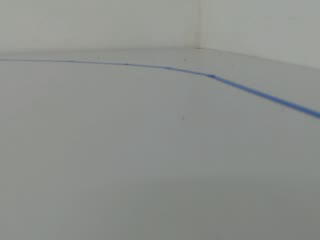
#> input picture frame 107 of output.avi, 320 x 240 px, given in place of the camera
$ python testefoto.py
#> lines starting #> are read from the running program, lines starting #| are printed output that depends on the picture; after the words box and inside, x2 and y2 are one past the last pixel; in counts of white or black regions, pixels touching at a corner belong together
import numpy as np
import time
import cv2 as cv
from datetime import datetime
import serial
import matplotlib.pyplot as plt

# change the resolution and fps to match your device
fps = 30.0
height = 240.0
width = 320.0

x_start = int(width / 2 - width / 4)
x_end = int(width / 2 + width / 4)
y_start = int(height / 2 - height / 4)
y_end = int(height / 2 + height / 4)

V = 35
s = 35


def get_mask_pista(img):
    # print(img.shape)
    img_hsv = cv.cvtColor(img, cv.COLOR_BGR2HSV)
    b, g, r = cv.split(img)
    h, s, v = cv.split(img_hsv)

    new_img = np.zeros_like(img)

    new_img[(s > 50) & (b > g) & (b > r)] = (255, 255, 255)

    return new_img


# [20 lines left out: function get_dom_color, not called in this run]


# Detecta círculos
def detecta_placa(img):
    stop = False
    limit_x = int(2 * width / 3)
    # bimg = cv.medianBlur(img, 5)
    img_hsv = cv.cvtColor(img, cv.COLOR_BGR2HSV)

    h, s, v = cv.split(img_hsv)
    b, g, r = cv.split(img)

    new_img = np.zeros_like(img)
    new_img[(b > g) & (b > r) & (v > V) & (s > 50)] = (255, 255, 255)

    cimg = cv.cvtColor(new_img, cv.COLOR_BGR2GRAY)

    circles = cv.HoughCircles(
        cimg[0 : int(height / 3), int(2 * width / 3) : int(width)],
        cv.HOUGH_GRADIENT,
        1,
        5,
        param1=50,
        param2=15,
        minRadius=5,
        maxRadius=20,
    )

    if circles is not None:
        circles = np.uint16(np.around(circles))
        # print("len = ", len(circles))
        # print(circles)

        if circles[0][0][2] < 4:
            cv.circle(
                new_img,
                (circles[0][0][0] + limit_x, circles[0][0][1]),
                circles[0][0][2],
                (255, 0, 0),
                2,
            )
        elif circles[0][0][2] < 10:
            cv.circle(
                new_img,
                (circles[0][0][0] + limit_x, circles[0][0][1]),
                circles[0][0][2],
                (0, 255, 255),
                2,
            )
        else:
            cv.circle(
                new_img,
                (circles[0][0][0] + limit_x, circles[0][0][1]),
                circles[0][0][2],
                (0, 0, 255),
                2,
            )

            stop = True

        cv.circle(
            new_img, (circles[0][0][0] + limit_x, circles[0][0][1]), 2, (0, 0, 255), 3
        )

    return [new_img, stop]


def canny(img):
    if len(img.shape) == 3:
        gray = cv.cvtColor(img, cv.COLOR_BGR2GRAY)
    else:
        gray = img

    blur = cv.GaussianBlur(gray, (3, 3), 0)
    canny = cv.Canny(blur, 20, 80)

    return canny


def region_of_interest(img):
    height, width = img.shape

    triangle = np.array(
        [(0, height), (width, height), (width / 2, int(height / 4))], dtype=np.int32
    )

    mask = np.zeros_like(img, dtype=np.uint8)
    cv.fillPoly(mask, [triangle], (255, 255, 255))

    masked_image = cv.bitwise_and(img, mask)

    return masked_image


# Debug para ver as cores detectadas separadamente
# [30 lines left out: functions show_color, processImageDebug, not called in this run]
    # [9 lines of commented-out code are left out]


def detecta_linha(edges, frame):
    lines = cv.HoughLines(edges, 1, np.pi / 180, 100)
    # print(lines)
    turnLeft = False
    turnRight = False

    if len(frame.shape) != 3:
        new_frame = np.stack([frame] * 3, axis=-1)
    else:
        new_frame = frame.copy()

    # print(new_frame.shape)

    if lines is not None:
        for line in lines:
            rho, theta = line[0]
            a = np.cos(theta)
            b = np.sin(theta)
            x0 = a * rho
            y0 = b * rho
            x1 = int(x0 + 1000 * (-b))
            y1 = int(y0 + 1000 * (a))
            x2 = int(x0 - 1000 * (-b))
            y2 = int(y0 - 1000 * (a))

            if theta >= 1.9:
                cv.line(new_frame, (x1, y1), (x2, y2), (0, 255, 0), 2)
                turnLeft = True

            if theta <= 1.45:
                cv.line(new_frame, (x1, y1), (x2, y2), (255, 0, 0), 2)
                turnRight = True

    return [new_frame, turnLeft, turnRight]


def dilation(img):
    kernel = np.ones((2, 2), np.uint8)
    d = cv.dilate(img, kernel)

    return d


# [62 lines left out: functions teste_imagem, teste_video, not called in this run]


# Encontra os elementos da pista e retorna o comando para movimentar o carro
def processImage(image):
    arr = np.asarray(image).astype(np.uint8)

    # Separa pista
    mask = get_mask_pista(arr)
    edges = canny(mask)  # Isola a pista antes de detectar as bordas

    cropped_image = region_of_interest(edges)

    edges2 = canny(cropped_image)

    f1 = detecta_linha(edges, arr)  # imagem, gool left, bool right
    f2 = detecta_linha(edges2, dilation(cropped_image))
    circ = detecta_placa(arr)

    cv.imshow("imagem", f1[0])
    cv.imshow("result", f2[0])
    cv.imshow("placa", circ[0])
    cv.imshow("frame", image)

    if f2[1] == 1:
        return "a"
    if f2[2] == 1:
        return "d"
    else:
        return "w"
    # return key


cap = cv.VideoCapture(0)

if not cap.isOpened():
    print("Cannot open camera")
    exit()

cap.set(cv.CAP_PROP_FPS, fps)
cap.set(cv.CAP_PROP_FRAME_HEIGHT, height)
cap.set(cv.CAP_PROP_FRAME_WIDTH, width)

if (
    (cap.get(cv.CAP_PROP_FRAME_WIDTH) != width)
    or (height != cap.get(cv.CAP_PROP_FRAME_HEIGHT))
    or (fps != cap.get(cv.CAP_PROP_FPS))
):
    print("ERRO na configuração da câmera.")
    print(f"Width: {cap.get(cv.CAP_PROP_FRAME_WIDTH)}")
    print(f"Height: {cap.get(cv.CAP_PROP_FRAME_HEIGHT)}")
    print(f"FPS: {cap.get(cv.CAP_PROP_FPS)}")
else:
    print("Configuração de câmera OK.")

# ser = serial.Serial("/dev/ttyACM0", 9600)

while True:
    # Capture frame-by-frame
    ret, frame = cap.read()
#> frame is the input picture: shape (240, 320, 3); mean B, G, R 141, 143.8, 141.2
    # if frame is read correctly ret is True
    if not ret:
        print("Can't receive frame (stream end?). Exiting ...")
        break

    key = processImage(frame)
#> in get_mask_pista, `img_hsv = cv.cvtColor(img, cv.COLOR_BGR2HSV)`: img_hsv: shape (240, 320, 3); mean H, S, V 59, 7.1, 144.1
#> in get_mask_pista, `h, s, v = cv.split(img_hsv)`:
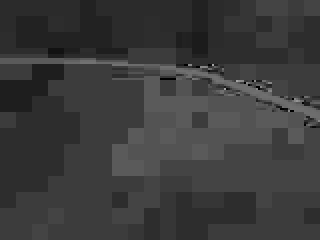
#> h: shape (240, 320); min 0, max 165, mean 59
#> in get_mask_pista, `h, s, v = cv.split(img_hsv)`:
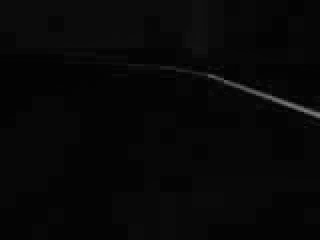
#> s: shape (240, 320); min 0, max 127, mean 7.1
#> in processImage, `mask = get_mask_pista(arr)`:
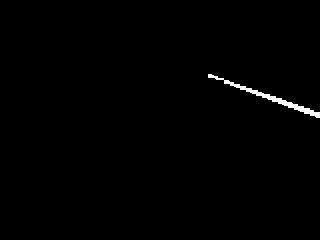
#> mask: shape (240, 320, 3); 0.68% white; 1 white region, box (x1, y1, x2, y2) and area: (208, 74, 320, 118) 520
#> in canny, `canny = cv.Canny(blur, 20, 80)`:
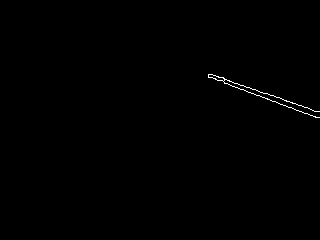
#> canny: shape (240, 320); 0.31% white in thin lines or dots, all inside (x1, y1, x2, y2) = (208, 74, 320, 118)
#> in region_of_interest, `cv.fillPoly(mask, [triangle], (255, 255, 255))`:
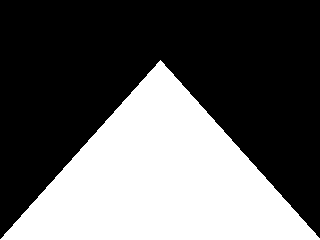
#> mask: shape (240, 320); 37.7% white; 1 white region, box (x1, y1, x2, y2) and area: (0, 60, 320, 240) 28969
#> in region_of_interest, `masked_image = cv.bitwise_and(img, mask)`: masked_image: shape (240, 320); every value is 0
#> in detecta_linha, `lines = cv.HoughLines(edges, 1, np.pi / 180, 100)`: lines = None
#> in processImage, `f1 = detecta_linha(edges, arr)`: f1 = 3 items
#> in detecta_linha (call 2), `new_frame = np.stack([frame] * 3, axis=-1)`: new_frame: shape (240, 320, 3); every value is 0
#> in processImage, `circ = detecta_placa(arr)`: circ = 2 items
#> key = 'w'
    # processImageDebug(frame)
    if key == ("w"):
        # ser.write(b"w")
        print("w")
    elif key == ("a"):
        # ser.write(b"a")
        print("a")
    elif key == ("s"):
        # ser.write(b"s")
        print("s")
    else:
        # ser.write(b"d")
        print("d")

    print(datetime.utcnow().strftime("%F %T.%f")[:-3])

    if cv.waitKey(1) == ord("q"):
#> (key q is pressed here)
        break

if cap is not None:
    cap.release()
# ser.close()
cv.destroyAllWindows()

$ run again, starting later in the video
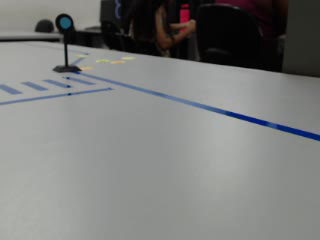
#> input picture frame 862 of output.avi, 320 x 240 px, given in place of the camera
#> frame is the input picture: shape (240, 320, 3); mean B, G, R 123.2, 123.8, 122.9
#> img_hsv: shape (240, 320, 3); mean H, S, V 60.3, 18.9, 125.9
#> in processImage, `mask = get_mask_pista(arr)`:
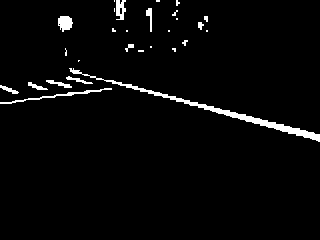
#> mask: shape (240, 320, 3); 3% white; 28 white regions (15 under 20 px), largest, box (x1, y1, x2, y2) and area: (69, 68, 320, 142) 1141, (0, 88, 112, 104) 242, (58, 16, 73, 32) 178
#> canny: shape (240, 320); 1.8% white in thin lines or dots, all inside (x1, y1, x2, y2) = (0, 0, 320, 142)
#> masked_image: shape (240, 320); 0.18% white in thin lines or dots, all inside (x1, y1, x2, y2) = (134, 86, 205, 110)
#> canny: shape (240, 320); 0.33% white in thin lines or dots, all inside (x1, y1, x2, y2) = (133, 85, 205, 110)
#> lines = [[48, 1.85], [47, 1.83], [52, 1.82], [51, 1.83]]
#> the loop in detecta_linha, `for line in lines:` made 4 passes
#> (rho, theta, a, b, x0, y0, x1, y1) on passes 1 to 4: (48, 1.85, -0.276, 0.961, -13.23, 46.14, -974, -229), (47, 1.83, -0.259, 0.966, -12.16, 45.4, -978, -213), (52, 1.82, -0.242, 0.97, -12.58, 50.46, -982, -191), (51, 1.83, -0.259, 0.966, -13.2, 49.26, -979, -209)
#> f1 = 3 items
#> d: shape (240, 320); 0.4% white in thin lines or dots, all inside (x1, y1, x2, y2) = (134, 86, 206, 111)
#> in detecta_placa, `cimg = cv.cvtColor(new_img, cv.COLOR_BGR2GRAY)`:
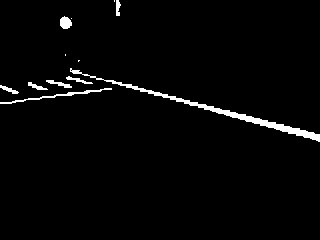
#> cimg: shape (240, 320); 2.4% white; 12 white regions (4 under 20 px), largest, box (x1, y1, x2, y2) and area: (70, 68, 320, 142) 1137, (0, 88, 112, 104) 242, (60, 16, 72, 29) 117
#> circles = None
#> circ = 2 items
#> key = 'w'
